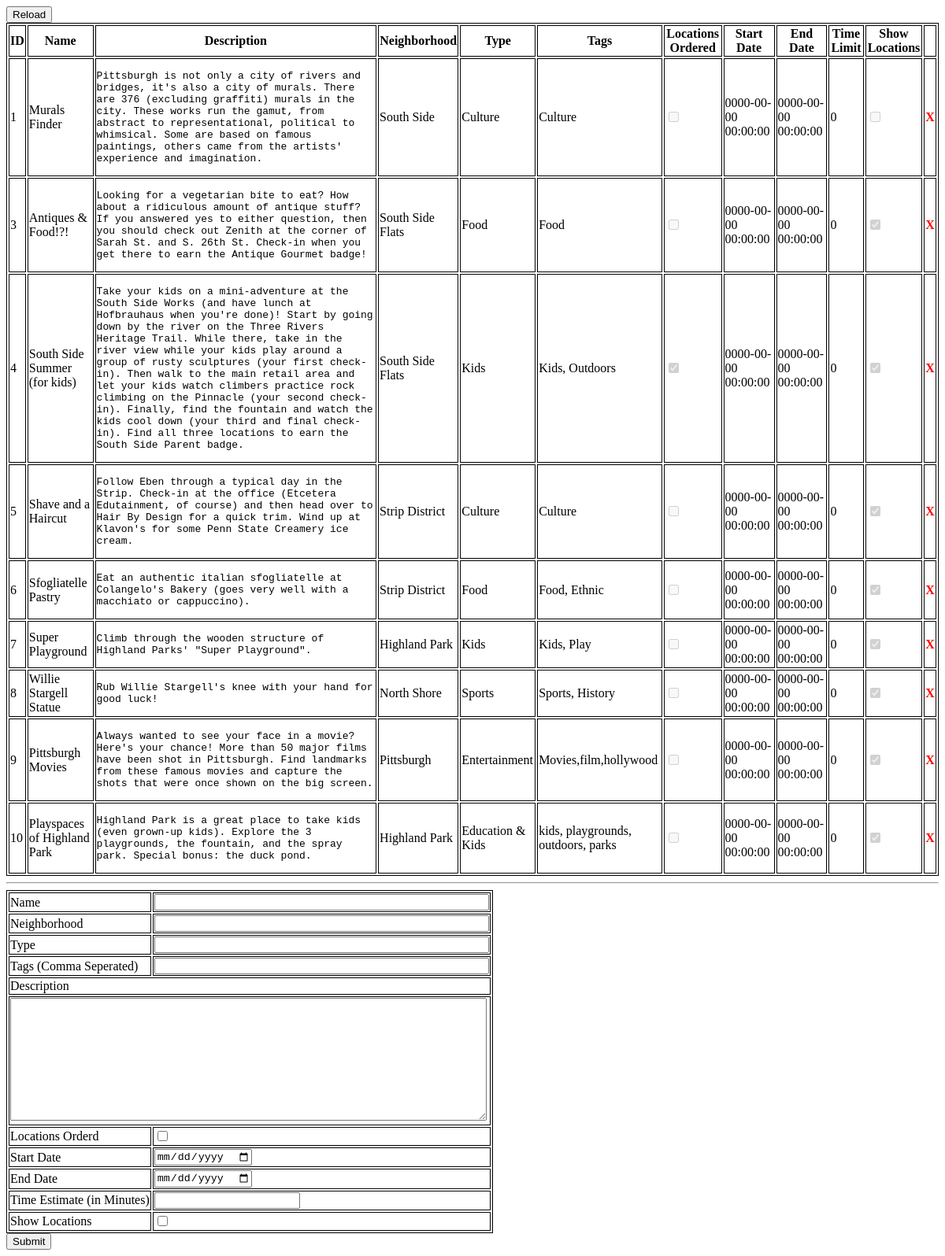
/www/dba/mission.php, run on the app's committed database.
### tables this page shows
CREATE TABLE mission (
  id int(11) NOT NULL AUTO_INCREMENT,
  `name` varchar(100) NOT NULL,
  description varchar(10000) NOT NULL,
  neighborhood varchar(1000) NOT NULL,
  `type` varchar(100) NOT NULL,
  tags varchar(1000) NOT NULL,
  locationsOrdered tinyint(1) unsigned NOT NULL,
  startDate timestamp NOT NULL DEFAULT '0000-00-00 00:00:00',
  endDate timestamp NOT NULL DEFAULT '0000-00-00 00:00:00',
  timeEstimate int(11) NOT NULL,
  showLocations tinyint(1) NOT NULL,
  PRIMARY KEY (id)
);

### www/dba/mission.php (the view, shortened to what this page needs)
<!DOCTYPE html>
<html>
<head>
<link rel="stylesheet" type="text/css" href="dba.css">
</head>
<body>
<?php
$db = new mysqli("localhost", "pgh-challenge", "5NdSW4FaAqQXthqs", "game");
$table = "mission";
$stmt = $db->prepare("select id, name, description, neighborhood, type, tags, locationsOrdered, startDate, endDate, timeEstimate, showLocations from $table");
echo "<input class=\"refreshBtn\" type=\"button\" value=\"Reload\" onclick=\"refreshPage()\" />\n";
echo "<table id=\"dataTable\">\n";
echo "<tr><th>ID</th><th>Name</th><th>Description</th><th>Neighborhood</th><th>Type</th><th>Tags</th>".
"<th>Locations Ordered</th>".
"<th>Start Date</th><th>End Date</th><th>Time Limit</th>".
"<th>Show Locations</th>";
echo "<td></td></tr>\n";
$stmt->execute();
$stmt->bind_result($id, $name, $desc, $neighborhood, $type, $tags, $ordered, $startdate, $enddate , $limit, $ShowLocations);
while($stmt->fetch())
{
	echo "<tr>".
	"<td>$id</td><td>$name</td><td><pre>".htmlspecialchars($desc)."</pre></td><td>$neighborhood</td><td>$type</td><td>$tags</td>";
	if(is_numeric($ordered) && $ordered>0) echo "<td><input type=\"checkbox\" disabled=\"disabled\" checked=\"checked\"/></td>";
	else echo "<td><input type=\"checkbox\" disabled=\"disabled\" /></td>";
	echo "<td>$startdate</td><td>$enddate</td><td>$limit</td>";
	if(is_numeric($ShowLocations) && $ShowLocations>0) echo "<td><input type=\"checkbox\" disabled=\"disabled\" checked=\"checked\"/></td>";
	else echo "<td><input type=\"checkbox\" disabled=\"disabled\" /></td>";
	echo "<td><a class=\"deletetext\" href=\"javascript:void(0)\" onclick=\"removeRow($id)\">X</a></td>".
	"</tr>\n";
}
echo "</table>\n";
?>
<hr/>
<form method="post" action="mission.php">
<table>
<tr><td>Name</td><td><input name="name" type="text" size="50"/ ></td></tr>
<tr><td>Neighborhood</td><td><input name="neighborhood" type="text" size="50" /></td></tr>
<tr><td>Type</td><td><input name="type" type="text" size="50" /></td></tr>
<tr><td>Tags (Comma Seperated)</td><td><input name="tags" type="text" size="50" /></td></tr>
<tr><td colspan="2">Description</td></tr>
<tr><td colspan="2"><textarea name="desc" rows="10" style="width:98.5%"></textarea></td></tr>
<tr><td>Locations Orderd</td><td><input name="ordered" type="checkbox" /></td></tr>
<tr><td>Start Date</td><td><input name="startdate" type="date" /></td></tr>
<tr><td>End Date</td><td><input name="enddate" type="date" /></td></tr>
<tr><td>Time Estimate (in Minutes)</td><td><input name="limit" type="text" /></td></tr>
<tr><td>Show Locations</td><td><input name="showLocations" type="checkbox" /></td></tr>
</table>
<input type="submit"/>
</form>
</body>
</html>

### www/dba/dba.css (style rules this page uses)
table, tr, td, th { border: 1px solid black; }
.errortext, .deletetext { font-weight: bold; color: red; text-decoration: none; }
.refreshBtn { vertical-align: top; display:block; }
pre { white-space: normal; }

### data on the page
mission: id "1", name "Murals Finder", description "Pittsburgh is not only a city of rivers and bridges, it's also a city of murals. There are 376 (excluding graffiti) murals in the city. These works run the gamut, from abstract to representational, political to whimsical. Some are based on famous paintings, others came from the artists' experience and imagination.", neighborhood "South Side", type "Culture", tags "Culture", startDate "0000-00-00 00:00:00", endDate "0000-00-00 00:00:00", timeEstimate "0"
mission: id "3", name "Antiques & Food!?!", description "Looking for a vegetarian bite to eat? How about a ridiculous amount of antique stuff? If you answered yes to either question, then you should check out Zenith at the corner of Sarah St. and S. 26th St. Check-in when you get there to earn the Antique Gourmet badge!", neighborhood "South Side Flats", type "Food", tags "Food", startDate "0000-00-00 00:00:00", endDate "0000-00-00 00:00:00", timeEstimate "0"
mission: id "4", name "South Side Summer (for kids)", description "Take your kids on a mini-adventure at the South Side Works (and have lunch at Hofbrauhaus when you're done)! Start by going down by the river on the Three Rivers Heritage Trail. While there, take in the river view while your kids play around a group of rusty sculptures (your first check-in). Then walk to the main retail area and let your kids watch climbers practice rock climbing on the Pinnacle (your second check-in). Finally, find the fountain and watch the kids cool down (your third and final check-in). Find all three locations to earn the South Side Parent badge.", neighborhood "South Side Flats", type "Kids", tags "Kids, Outdoors", startDate "0000-00-00 00:00:00", endDate "0000-00-00 00:00:00", timeEstimate "0"
mission: id "5", name "Shave and a Haircut", description "Follow Eben through a typical day in the Strip. Check-in at the office (Etcetera Edutainment, of course) and then head over to Hair By Design for a quick trim. Wind up at Klavon's for some Penn State Creamery ice cream.", neighborhood "Strip District", type "Culture", tags "Culture", startDate "0000-00-00 00:00:00", endDate "0000-00-00 00:00:00", timeEstimate "0"
mission: id "6", name "Sfogliatelle Pastry", description "Eat an authentic italian sfogliatelle at Colangelo's Bakery (goes very well with a macchiato or cappuccino).", neighborhood "Strip District", type "Food", tags "Food, Ethnic", startDate "0000-00-00 00:00:00", endDate "0000-00-00 00:00:00", timeEstimate "0"
mission: id "7", name "Super Playground", description "Climb through the wooden structure of Highland Parks' \"Super Playground\".", neighborhood "Highland Park", type "Kids", tags "Kids, Play", startDate "0000-00-00 00:00:00", endDate "0000-00-00 00:00:00", timeEstimate "0"
mission: id "8", name "Willie Stargell Statue", description "Rub Willie Stargell's knee with your hand for good luck!", neighborhood "North Shore", type "Sports", tags "Sports, History", startDate "0000-00-00 00:00:00", endDate "0000-00-00 00:00:00", timeEstimate "0"
mission: id "9", name "Pittsburgh Movies", description "Always wanted to see your face in a movie? Here's your chance! More than 50 major films have been shot in Pittsburgh. Find landmarks from these famous movies and capture the shots that were once shown on the big screen.", neighborhood "Pittsburgh", type "Entertainment", tags "Movies,film,hollywood", startDate "0000-00-00 00:00:00", endDate "0000-00-00 00:00:00", timeEstimate "0"
mission: id "10", name "Playspaces of Highland Park", description "Highland Park is a great place to take kids (even grown-up kids). Explore the 3 playgrounds, the fountain, and the spray park. Special bonus: the duck pond.", neighborhood "Highland Park", type "Education & Kids", tags "kids, playgrounds, outdoors, parks", startDate "0000-00-00 00:00:00", endDate "0000-00-00 00:00:00", timeEstimate "0"
